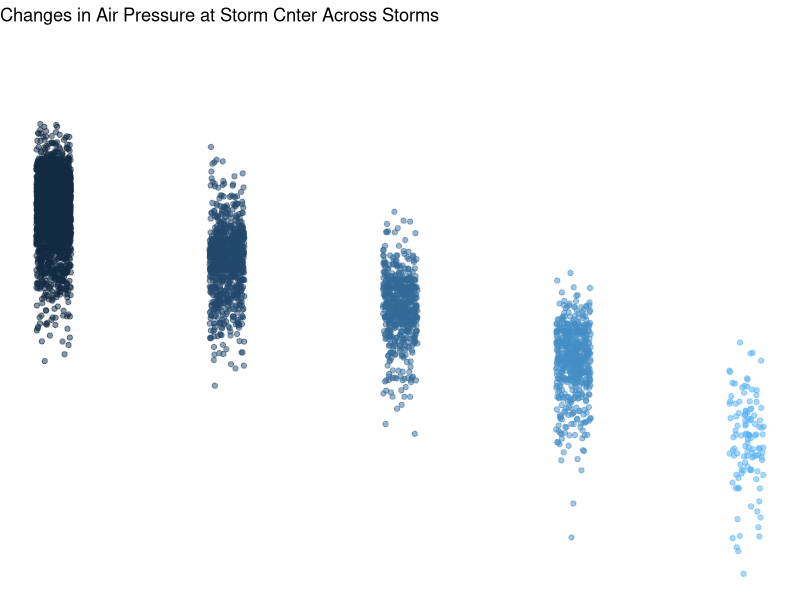

Source code (R):
## ---- chunk 1
knitr::opts_chunk$set(echo = TRUE)
library(tidyverse)
## ---- chunk 2
summary(storms)
## ---- chunk 3
names(storms)
## ---- chunk 4
ggplot(data = storms, aes(x = category, y = pressure)) +
  geom_jitter(width = 0.1, 
              alpha = 0.5,
              aes(color = category),
              show.legend = FALSE) +
  labs(x = "Storm Category", 
       y = "Air pressure at storm center (millibars)",
       title = "Changes in Air Pressure at Storm Cnter Across Storms"
       ) +
  theme_void()
